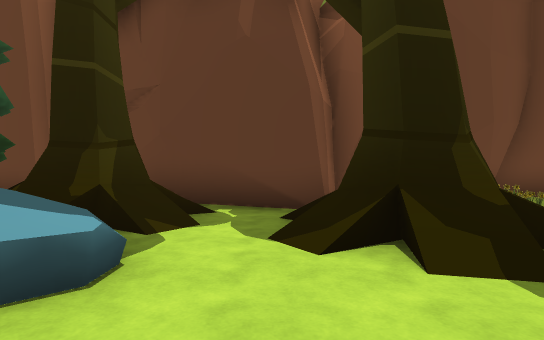
[1] (above)

23 first-person views from a walk through a 3-D level made in the Unity game engine. The camera is 1.3 m above the floor, looks level and sees 80° across. The floor is counted in squares, 2 m on a side. Each view is taken from the middle of a square. On the plan, view 1 faces up. The plan holds only what a view shows up to about 10 squares ahead; the rest is blank. The place goes on beyond the plan. The player character is not drawn.

[2]
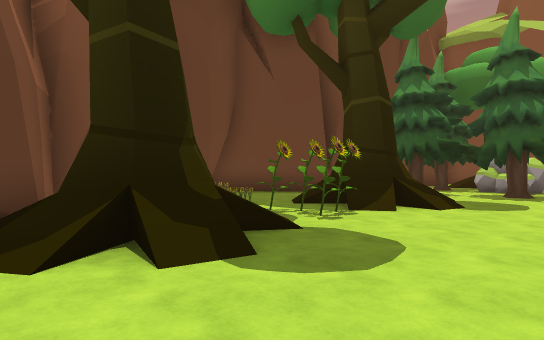

[3]
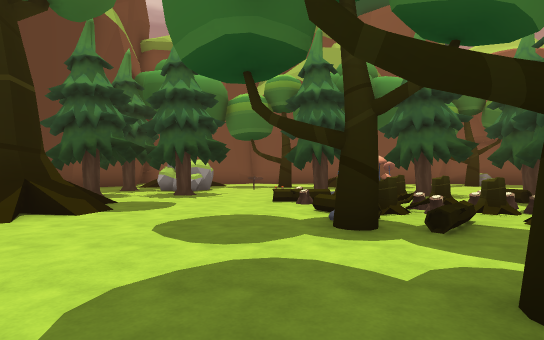

[4]
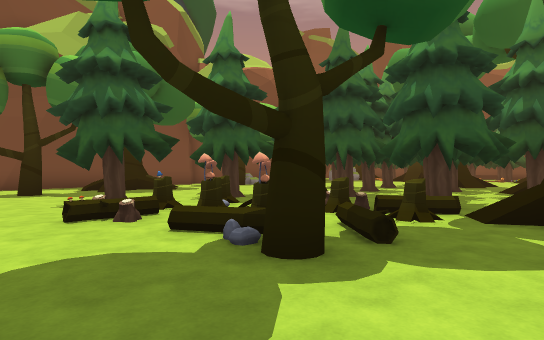

[5]
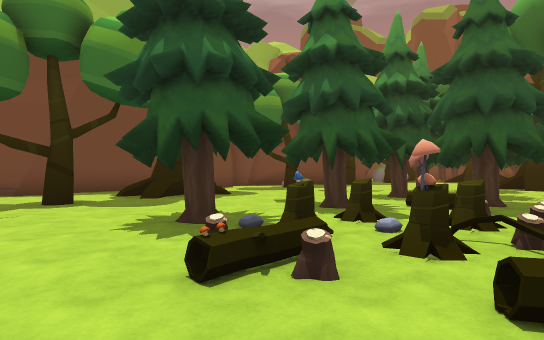

[6]
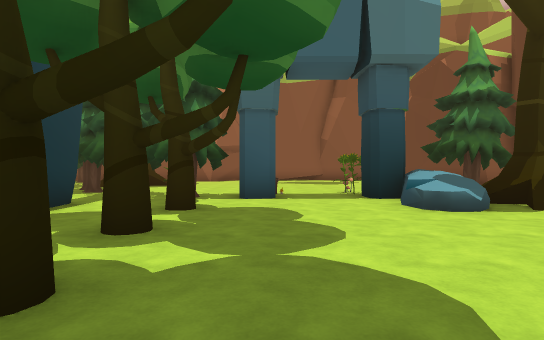

[7]
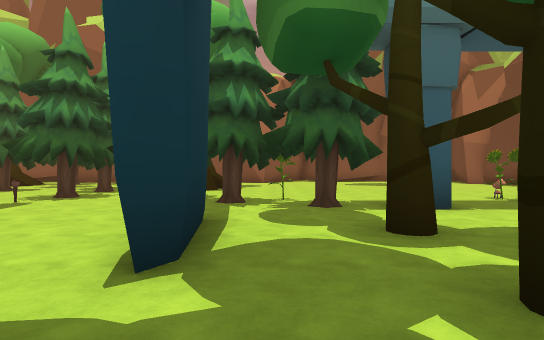

[8]
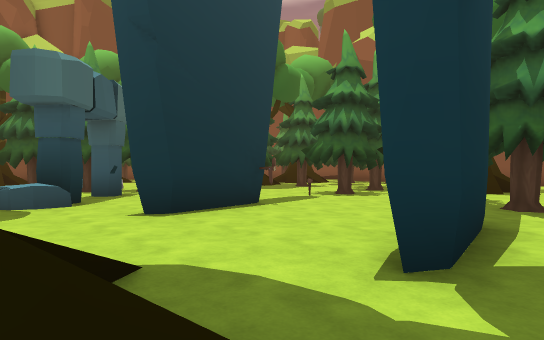

[9]
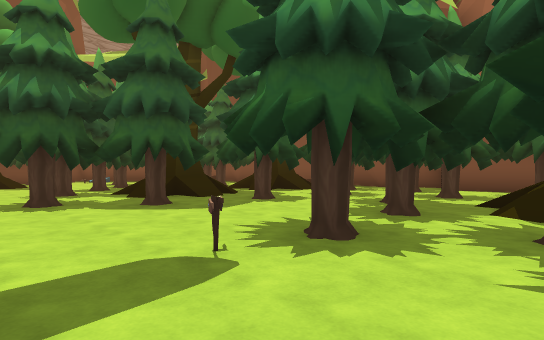

[10]
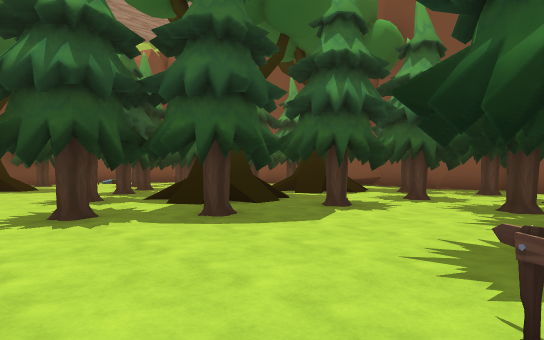

[11]
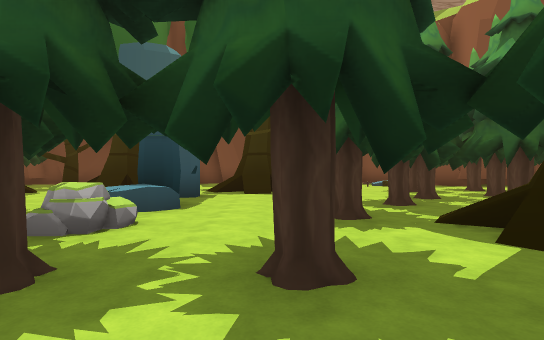

[12]
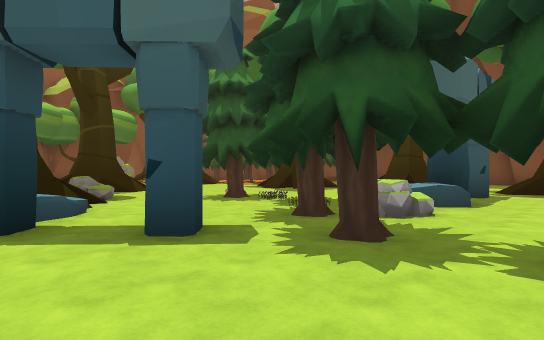

[13]
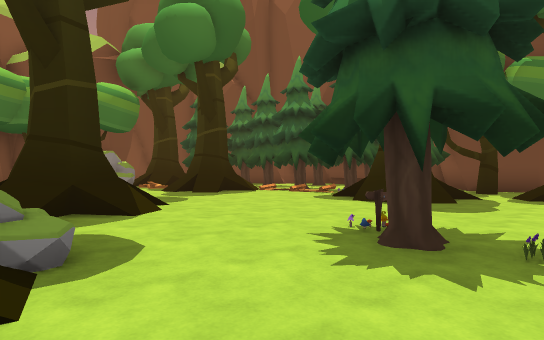

[14]
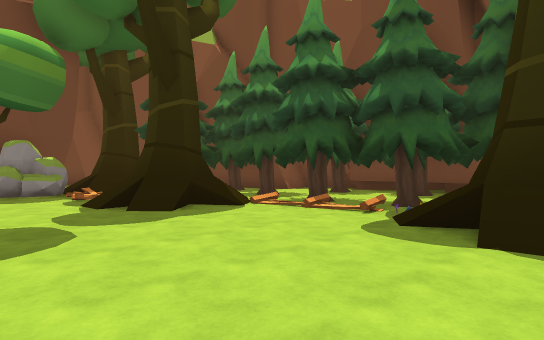

[15]
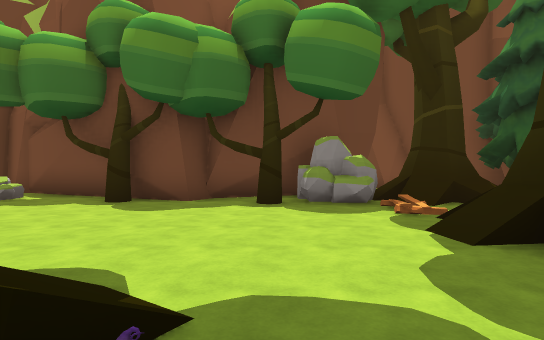

[16]
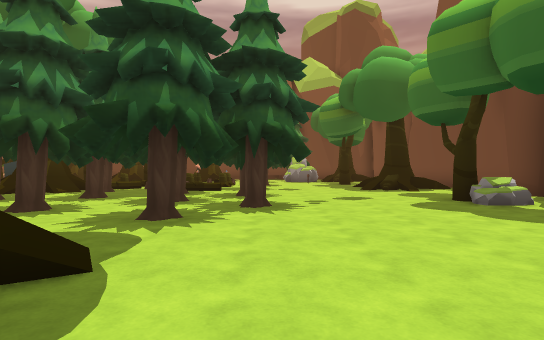

[17]
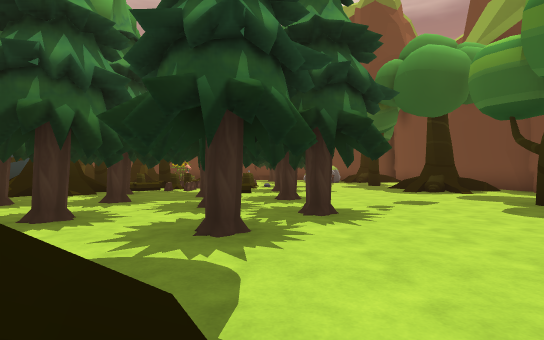

[18]
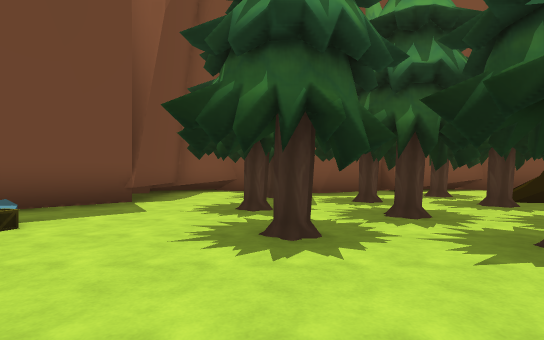

[19]
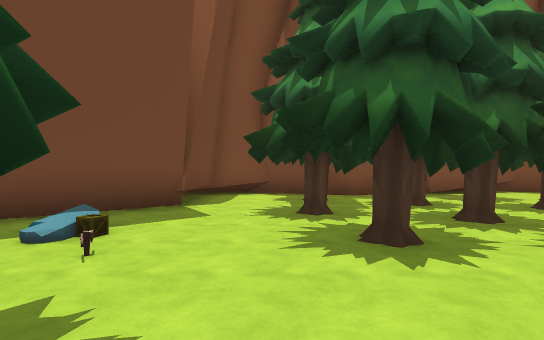

[20]
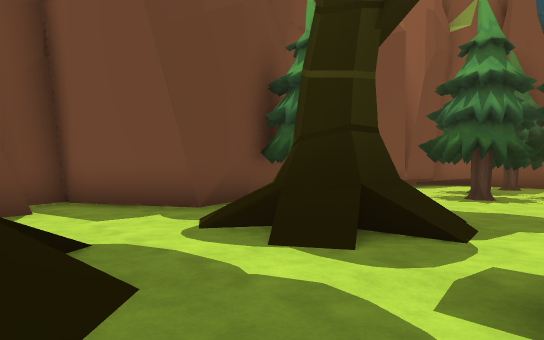

[21]
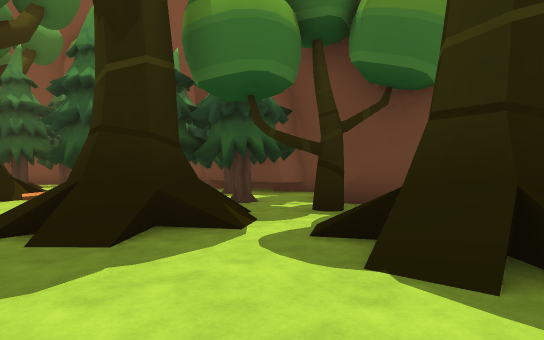

[22]
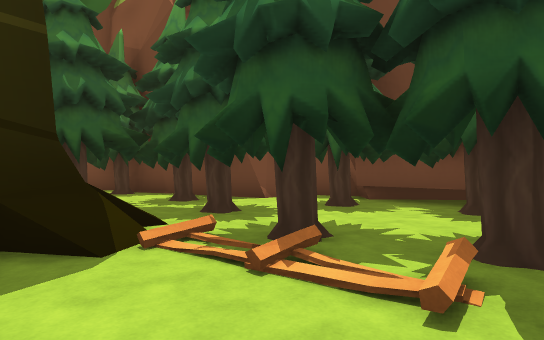

[23]
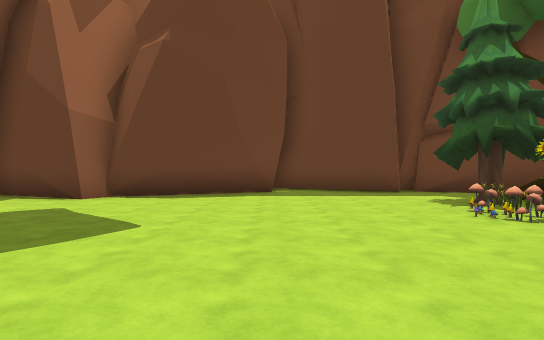

### Floor plan
Key: @ floor where view 1 was taken; # wall or solid block; x gap in a wall; . main floor; : floor 0.25 m higher than the main floor; + floor 0.75 m higher than the main floor; / step, stairs or slope; = window, fence, low wall or low ledge; T tree; R rock; M mushroom; S stump; C crate; O other object.
Columns run from 16 left of view 1 to 17 right of it. Each row starts with its distance up from view 1.
  8       ##.#####       ###
  7      ##......##      #.##
  6 ######........####   ...#
  5  ..........TTTT///  =./
  4   ........O TT#//TT ./T  T.TT
  3    .......O#T #./TT/#/TT.T.T  OO
  2    .......M##===.//...//.TTR  OO
  1     .....................TTR
  0      ...........@...........
 -1       .....:#...........O........#
 -2        ........T.TT..TMSSTT..T...#
 -3         ....TT.#.#....SM.........#
 -4         ...TT....../..O..T....TT.#
 -5         ...TT.###. T/.SO.TT../ Tx#
 -6       TT..TT...../TTTTT......./..#
 -7    T  TT.TT....... ///.TTTT.....##
 -8  # T# /=..T..........TT..TT.....##
 -9  #..TT.TTTTT..###..TTT.TTT....T.#
-10  ##..TTT..........   .TT.TT...R.#
-11   TTTT..........## TT/TTTT.....##
-12    TTTTTT.......## #T/..TT.....#
-13    TT...TTTT..T#.../R   ......T#
-14  #  .......TTTTT......=TT/....##
-15  #  TT. #T....RTT.T.../#+......#
-16  #.: T. TT.T....TTTO.../.....T.#
-17  # T.TTT...TT.==..............R#
-18  #TTTTTTTTT...#=.........//.:RRR
-19  # .TTT.TT..... .........=TT..TT
-20  ##.TTTTTT....#..../TT.../TTTT#T
-21  ##TT..TT...//..././#T TT//..T
-22  #.TTTTTT../TT/./#///TTTTxTTTT.TT#
-23  #........./ T//TT/T.TT.....T#####
-24  #........TT ...   ## .TTTT=##
-25  #####.C...###..  ##  #T ####
-26   #  ##   #####.#     ######
-27       #       ###     ####

Positions as (right, up) in squares from view 1, and headings:
1: (0, 0), facing up
2: (0, 0), facing up-right
3: (1, -1), facing right
4: (3, 0), facing down-right
5: (6, 0), facing down-right
6: (4, -1), facing left
7: (2, -4), facing left
8: (2, -4), facing down-left
9: (-3, -7), facing down-left
10: (-3, -9), facing down-left
11: (-4, -12), facing down
12: (-4, -11), facing down-right
13: (1, -13), facing down-right
14: (4, -16), facing down-right
15: (7, -16), facing right
16: (10, -16), facing up
17: (9, -15), facing up
18: (-5, -22), facing left
19: (-5, -23), facing left
20: (0, -20), facing down-left
21: (0, -19), facing down-right
22: (6, -19), facing down-right
23: (-9, -2), facing up
